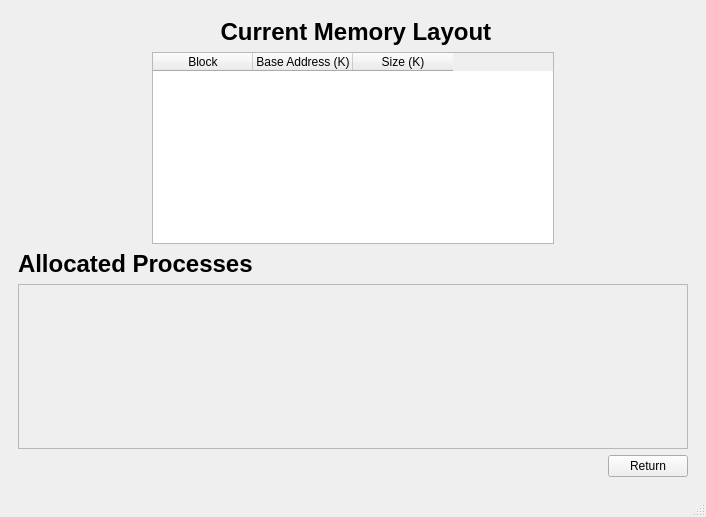
<?xml version="1.0" encoding="UTF-8"?>
<ui version="4.0">
 <class>MainWindow</class>
 <widget class="QMainWindow" name="MainWindow">
  <property name="geometry">
   <rect>
    <x>0</x>
    <y>0</y>
    <width>706</width>
    <height>517</height>
   </rect>
  </property>
  <property name="windowTitle">
   <string>MainWindow</string>
  </property>
  <widget class="QWidget" name="centralwidget">
   <layout class="QVBoxLayout" name="verticalLayout_4">
    <item>
     <widget class="QStackedWidget" name="stackedWidget">
      <property name="currentIndex">
       <number>1</number>
      </property>
      <widget class="QWidget" name="setupPage">
       <layout class="QVBoxLayout" name="verticalLayout_3">
        <item>
         <layout class="QVBoxLayout" name="verticalLayout_2" stretch="0,0,0,0,0">
          <item>
           <widget class="QLabel" name="label">
            <property name="font">
             <font>
              <pointsize>18</pointsize>
              <bold>true</bold>
             </font>
            </property>
            <property name="text">
             <string>Memory Initialisation</string>
            </property>
            <property name="alignment">
             <set>Qt::AlignmentFlag::AlignCenter</set>
            </property>
           </widget>
          </item>
          <item>
           <layout class="QHBoxLayout" name="horizontalLayout_4">
            <item>
             <widget class="QLabel" name="label_2">
              <property name="text">
               <string>Memory Size (K):</string>
              </property>
             </widget>
            </item>
            <item>
             <widget class="QSpinBox" name="memorySizeSpinBox">
              <property name="maximum">
               <number>100000</number>
              </property>
             </widget>
            </item>
            <item>
             <widget class="QPushButton" name="confirmSizeButton">
              <property name="text">
               <string>Confirm Size </string>
              </property>
             </widget>
            </item>
            <item>
             <spacer name="horizontalSpacer_2">
              <property name="orientation">
               <enum>Qt::Orientation::Horizontal</enum>
              </property>
              <property name="sizeHint" stdset="0">
               <size>
                <width>40</width>
                <height>20</height>
               </size>
              </property>
             </spacer>
            </item>
           </layout>
          </item>
          <item>
           <layout class="QHBoxLayout" name="HoleEntry" stretch="0,0,0,0,0,0">
            <item>
             <widget class="QLabel" name="label_5">
              <property name="text">
               <string>Hole Start Address (K)</string>
              </property>
              <property name="alignment">
               <set>Qt::AlignmentFlag::AlignLeading|Qt::AlignmentFlag::AlignLeft|Qt::AlignmentFlag::AlignVCenter</set>
              </property>
             </widget>
            </item>
            <item>
             <widget class="QSpinBox" name="holeStartSpinBox">
              <property name="enabled">
               <bool>false</bool>
              </property>
              <property name="maximum">
               <number>999999</number>
              </property>
             </widget>
            </item>
            <item>
             <widget class="QLabel" name="label_3">
              <property name="text">
               <string>Hole Size (K)</string>
              </property>
              <property name="alignment">
               <set>Qt::AlignmentFlag::AlignRight|Qt::AlignmentFlag::AlignTrailing|Qt::AlignmentFlag::AlignVCenter</set>
              </property>
             </widget>
            </item>
            <item>
             <widget class="QSpinBox" name="holeSizeSpinBox">
              <property name="enabled">
               <bool>false</bool>
              </property>
              <property name="maximum">
               <number>9999999</number>
              </property>
             </widget>
            </item>
            <item>
             <widget class="QPushButton" name="addHoleButton">
              <property name="enabled">
               <bool>false</bool>
              </property>
              <property name="text">
               <string>Add Hole</string>
              </property>
             </widget>
            </item>
            <item>
             <spacer name="horizontalSpacer">
              <property name="orientation">
               <enum>Qt::Orientation::Horizontal</enum>
              </property>
              <property name="sizeHint" stdset="0">
               <size>
                <width>40</width>
                <height>20</height>
               </size>
              </property>
             </spacer>
            </item>
           </layout>
          </item>
          <item>
           <widget class="QTableWidget" name="holesTable">
            <property name="sizePolicy">
             <sizepolicy hsizetype="Expanding" vsizetype="Expanding">
              <horstretch>0</horstretch>
              <verstretch>0</verstretch>
             </sizepolicy>
            </property>
            <property name="layoutDirection">
             <enum>Qt::LayoutDirection::LeftToRight</enum>
            </property>
            <attribute name="horizontalHeaderCascadingSectionResizes">
             <bool>false</bool>
            </attribute>
            <column>
             <property name="text">
              <string>Start Address (K)</string>
             </property>
            </column>
            <column>
             <property name="text">
              <string>Hole Size (K)</string>
             </property>
            </column>
           </widget>
          </item>
          <item>
           <layout class="QHBoxLayout" name="horizontalLayout_5">
            <item>
             <widget class="QPushButton" name="createMemoryButton">
              <property name="enabled">
               <bool>false</bool>
              </property>
              <property name="text">
               <string>Create Memory</string>
              </property>
             </widget>
            </item>
            <item>
             <widget class="QPushButton" name="resetSetupButton">
              <property name="text">
               <string>Reset </string>
              </property>
             </widget>
            </item>
           </layout>
          </item>
         </layout>
        </item>
       </layout>
      </widget>
      <widget class="QWidget" name="outputPage">
       <layout class="QVBoxLayout" name="verticalLayout_10">
        <item>
         <layout class="QVBoxLayout" name="verticalLayout_9">
          <item>
           <layout class="QHBoxLayout" name="horizontalLayout_17">
            <item>
             <spacer name="horizontalSpacer_11">
              <property name="orientation">
               <enum>Qt::Orientation::Horizontal</enum>
              </property>
              <property name="sizeHint" stdset="0">
               <size>
                <width>40</width>
                <height>20</height>
               </size>
              </property>
             </spacer>
            </item>
            <item>
             <widget class="QLabel" name="label_11">
              <property name="font">
               <font>
                <pointsize>18</pointsize>
                <bold>true</bold>
               </font>
              </property>
              <property name="text">
               <string> Current Memory Layout</string>
              </property>
             </widget>
            </item>
            <item>
             <spacer name="horizontalSpacer_12">
              <property name="orientation">
               <enum>Qt::Orientation::Horizontal</enum>
              </property>
              <property name="sizeHint" stdset="0">
               <size>
                <width>40</width>
                <height>20</height>
               </size>
              </property>
             </spacer>
            </item>
           </layout>
          </item>
          <item>
           <layout class="QHBoxLayout" name="horizontalLayout_16" stretch="1,3,1">
            <item>
             <spacer name="horizontalSpacer_9">
              <property name="orientation">
               <enum>Qt::Orientation::Horizontal</enum>
              </property>
              <property name="sizeHint" stdset="0">
               <size>
                <width>40</width>
                <height>20</height>
               </size>
              </property>
             </spacer>
            </item>
            <item>
             <widget class="QTableWidget" name="memoryLayoutTable">
              <column>
               <property name="text">
                <string>Block</string>
               </property>
              </column>
              <column>
               <property name="text">
                <string>Base Address (K)</string>
               </property>
              </column>
              <column>
               <property name="text">
                <string>Size (K)</string>
               </property>
              </column>
             </widget>
            </item>
            <item>
             <spacer name="horizontalSpacer_10">
              <property name="orientation">
               <enum>Qt::Orientation::Horizontal</enum>
              </property>
              <property name="sizeHint" stdset="0">
               <size>
                <width>40</width>
                <height>20</height>
               </size>
              </property>
             </spacer>
            </item>
           </layout>
          </item>
          <item>
           <layout class="QHBoxLayout" name="horizontalLayout_18">
            <item>
             <widget class="QLabel" name="label_12">
              <property name="font">
               <font>
                <pointsize>18</pointsize>
                <bold>true</bold>
               </font>
              </property>
              <property name="text">
               <string>Allocated Processes</string>
              </property>
             </widget>
            </item>
            <item>
             <spacer name="horizontalSpacer_14">
              <property name="orientation">
               <enum>Qt::Orientation::Horizontal</enum>
              </property>
              <property name="sizeHint" stdset="0">
               <size>
                <width>40</width>
                <height>20</height>
               </size>
              </property>
             </spacer>
            </item>
           </layout>
          </item>
          <item>
           <widget class="QScrollArea" name="scrollArea">
            <property name="widgetResizable">
             <bool>true</bool>
            </property>
            <widget class="QWidget" name="outputContainer">
             <property name="geometry">
              <rect>
               <x>0</x>
               <y>0</y>
               <width>654</width>
               <height>124</height>
              </rect>
             </property>
             <layout class="QVBoxLayout" name="verticalLayout_12">
              <item>
               <layout class="QVBoxLayout" name="outputLayout"/>
              </item>
             </layout>
            </widget>
           </widget>
          </item>
          <item>
           <layout class="QHBoxLayout" name="horizontalLayout_15">
            <item>
             <spacer name="horizontalSpacer_8">
              <property name="orientation">
               <enum>Qt::Orientation::Horizontal</enum>
              </property>
              <property name="sizeHint" stdset="0">
               <size>
                <width>40</width>
                <height>20</height>
               </size>
              </property>
             </spacer>
            </item>
            <item>
             <widget class="QPushButton" name="backToProcessPageButton">
              <property name="text">
               <string>Return</string>
              </property>
             </widget>
            </item>
           </layout>
          </item>
         </layout>
        </item>
       </layout>
      </widget>
      <widget class="QWidget" name="processPage">
       <layout class="QVBoxLayout" name="verticalLayout_6">
        <item>
         <layout class="QVBoxLayout" name="verticalLayout_5" stretch="1,1,1,9,1,1,1,0">
          <item>
           <widget class="QLabel" name="simulationTitleLabel">
            <property name="font">
             <font>
              <pointsize>18</pointsize>
              <bold>true</bold>
             </font>
            </property>
            <property name="text">
             <string>Process Allocation</string>
            </property>
           </widget>
          </item>
          <item>
           <layout class="QHBoxLayout" name="processLayout" stretch="0,0,1">
            <item>
             <widget class="QLabel" name="label_6">
              <property name="font">
               <font>
                <italic>false</italic>
                <underline>false</underline>
               </font>
              </property>
              <property name="text">
               <string>Process Name</string>
              </property>
             </widget>
            </item>
            <item>
             <widget class="QLineEdit" name="processNameInput"/>
            </item>
            <item>
             <spacer name="horizontalSpacer_3">
              <property name="orientation">
               <enum>Qt::Orientation::Horizontal</enum>
              </property>
              <property name="sizeHint" stdset="0">
               <size>
                <width>40</width>
                <height>20</height>
               </size>
              </property>
             </spacer>
            </item>
           </layout>
          </item>
          <item>
           <layout class="QHBoxLayout" name="horizontalLayout_9">
            <item>
             <widget class="QLabel" name="label_4">
              <property name="text">
               <string>Segement Name</string>
              </property>
             </widget>
            </item>
            <item>
             <widget class="QLineEdit" name="segmentNameInput"/>
            </item>
            <item>
             <widget class="QLabel" name="label_7">
              <property name="text">
               <string>Size (K)</string>
              </property>
             </widget>
            </item>
            <item>
             <widget class="QSpinBox" name="segmentSizeSpinBox">
              <property name="maximum">
               <number>999999</number>
              </property>
             </widget>
            </item>
            <item>
             <widget class="QPushButton" name="addSegmentButton">
              <property name="text">
               <string>Add Segment</string>
              </property>
             </widget>
            </item>
            <item>
             <spacer name="horizontalSpacer_4">
              <property name="orientation">
               <enum>Qt::Orientation::Horizontal</enum>
              </property>
              <property name="sizeHint" stdset="0">
               <size>
                <width>40</width>
                <height>20</height>
               </size>
              </property>
             </spacer>
            </item>
           </layout>
          </item>
          <item>
           <widget class="QTableWidget" name="segmentsTable">
            <column>
             <property name="text">
              <string>Segment Name</string>
             </property>
            </column>
            <column>
             <property name="text">
              <string>Segment Size (K)</string>
             </property>
            </column>
           </widget>
          </item>
          <item>
           <layout class="QHBoxLayout" name="horizontalLayout_6">
            <item>
             <widget class="QLabel" name="label_8">
              <property name="text">
               <string>Allocation Method</string>
              </property>
             </widget>
            </item>
            <item>
             <widget class="QComboBox" name="allocationMethodBox">
              <item>
               <property name="text">
                <string>First Fit</string>
               </property>
              </item>
              <item>
               <property name="text">
                <string>Best Fit</string>
               </property>
              </item>
             </widget>
            </item>
            <item>
             <spacer name="horizontalSpacer_5">
              <property name="orientation">
               <enum>Qt::Orientation::Horizontal</enum>
              </property>
              <property name="sizeHint" stdset="0">
               <size>
                <width>40</width>
                <height>20</height>
               </size>
              </property>
             </spacer>
            </item>
            <item>
             <widget class="QPushButton" name="allocateProcessButton_2">
              <property name="text">
               <string>Allocate Process</string>
              </property>
             </widget>
            </item>
           </layout>
          </item>
          <item>
           <widget class="QLabel" name="label_9">
            <property name="font">
             <font>
              <pointsize>18</pointsize>
              <bold>true</bold>
             </font>
            </property>
            <property name="text">
             <string>Process Deallocation</string>
            </property>
           </widget>
          </item>
          <item>
           <layout class="QHBoxLayout" name="horizontalLayout_12">
            <item>
             <widget class="QLabel" name="label_10">
              <property name="text">
               <string>Process Name</string>
              </property>
             </widget>
            </item>
            <item>
             <widget class="QComboBox" name="processesComboBox"/>
            </item>
            <item>
             <widget class="QPushButton" name="deallocateProcessButton">
              <property name="text">
               <string>Deallocate Process</string>
              </property>
             </widget>
            </item>
           </layout>
          </item>
          <item>
           <layout class="QHBoxLayout" name="horizontalLayout_13">
            <item>
             <widget class="QPushButton" name="returnToSetupButton">
              <property name="text">
               <string>Return to Memory Setup</string>
              </property>
             </widget>
            </item>
            <item>
             <spacer name="horizontalSpacer_7">
              <property name="orientation">
               <enum>Qt::Orientation::Horizontal</enum>
              </property>
              <property name="sizeHint" stdset="0">
               <size>
                <width>40</width>
                <height>20</height>
               </size>
              </property>
             </spacer>
            </item>
           </layout>
          </item>
         </layout>
        </item>
       </layout>
      </widget>
     </widget>
    </item>
   </layout>
  </widget>
  <widget class="QStatusBar" name="statusbar"/>
 </widget>
 <resources/>
 <connections/>
</ui>
